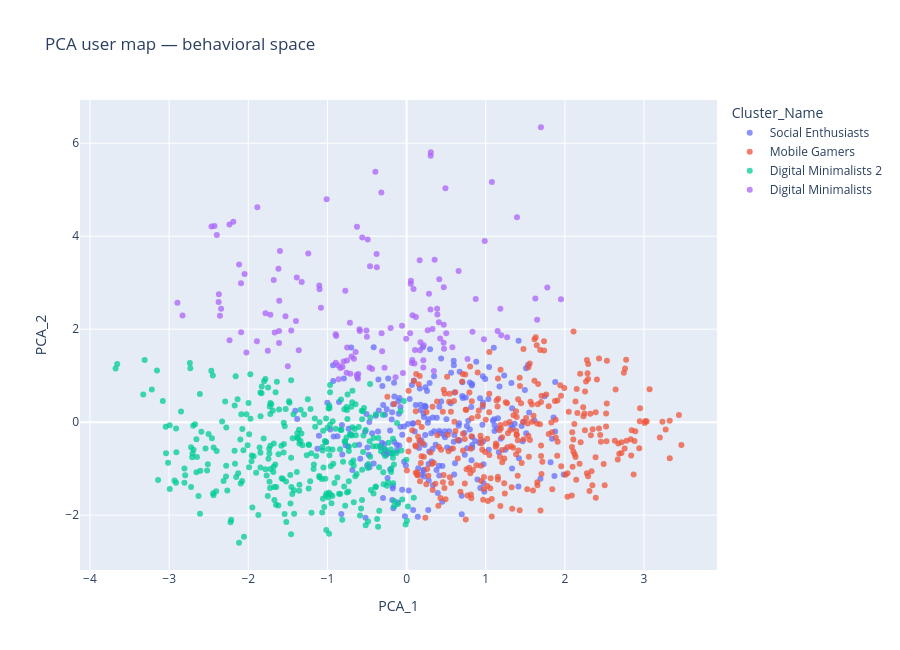

This figure's notebook cell:
### Code cell
# PCA user map
title("PCA user map")
pca = PCA(n_components=2, random_state=42)
pts = pca.fit_transform(X_scaled)
df["PCA_1"] = pts[:, 0]
df["PCA_2"] = pts[:, 1]
print(f"PCA 1 variance: {pca.explained_variance_ratio_[0]*100:.2f}%")
print(f"PCA 2 variance: {pca.explained_variance_ratio_[1]*100:.2f}%")
fig = px.scatter(df, x="PCA_1", y="PCA_2", color="Cluster_Name", opacity=0.75, hover_data=["Age", "Gender", "Location", "Daily_Screen_Time_Hours"], title="PCA user map — behavioral space")
fig.update_layout(height=650)
fig.show()

### Figure 1 — Plotly figure (JSON) as saved in the notebook; plotly's stock layout.template omitted (floating-point values rounded to 4 significant figures; data arrays with more than 128 entries replaced by an {"elided": "..."} marker saying what was removed)
{"data": [{"customdata": {"elided": "239x4 mixed values"}, "hovertemplate": "Cluster_Name=Social Enthusiasts<br>PCA_1=%{x}<br>PCA_2=%{y}<br>Age=%{customdata[0]}<br>Gender=%{customdata[1]}<br>Location=%{customdata[2]}<br>Daily_Screen_Time_Hours=%{customdata[3]}<extra></extra>", "legendgroup": "Social Enthusiasts", "marker": {"color": "#636efa", "opacity": 0.75, "symbol": "circle"}, "mode": "markers", "name": "Social Enthusiasts", "orientation": "v", "showlegend": true, "type": "scatter", "x": {"elided": "239 float values"}, "xaxis": "x", "y": {"elided": "239 float values"}, "yaxis": "y"}, {"customdata": {"elided": "303x4 mixed values"}, "hovertemplate": "Cluster_Name=Mobile Gamers<br>PCA_1=%{x}<br>PCA_2=%{y}<br>Age=%{customdata[0]}<br>Gender=%{customdata[1]}<br>Location=%{customdata[2]}<br>Daily_Screen_Time_Hours=%{customdata[3]}<extra></extra>", "legendgroup": "Mobile Gamers", "marker": {"color": "#EF553B", "opacity": 0.75, "symbol": "circle"}, "mode": "markers", "name": "Mobile Gamers", "orientation": "v", "showlegend": true, "type": "scatter", "x": {"elided": "303 float values"}, "xaxis": "x", "y": {"elided": "303 float values"}, "yaxis": "y"}, {"customdata": {"elided": "322x4 mixed values"}, "hovertemplate": "Cluster_Name=Digital Minimalists 2<br>PCA_1=%{x}<br>PCA_2=%{y}<br>Age=%{customdata[0]}<br>Gender=%{customdata[1]}<br>Location=%{customdata[2]}<br>Daily_Screen_Time_Hours=%{customdata[3]}<extra></extra>", "legendgroup": "Digital Minimalists 2", "marker": {"color": "#00cc96", "opacity": 0.75, "symbol": "circle"}, "mode": "markers", "name": "Digital Minimalists 2", "orientation": "v", "showlegend": true, "type": "scatter", "x": {"elided": "322 float values"}, "xaxis": "x", "y": {"elided": "322 float values"}, "yaxis": "y"}, {"customdata": {"elided": "136x4 mixed values"}, "hovertemplate": "Cluster_Name=Digital Minimalists<br>PCA_1=%{x}<br>PCA_2=%{y}<br>Age=%{customdata[0]}<br>Gender=%{customdata[1]}<br>Location=%{customdata[2]}<br>Daily_Screen_Time_Hours=%{customdata[3]}<extra></extra>", "legendgroup": "Digital Minimalists", "marker": {"color": "#ab63fa", "opacity": 0.75, "symbol": "circle"}, "mode": "markers", "name": "Digital Minimalists", "orientation": "v", "showlegend": true, "type": "scatter", "x": {"elided": "136 float values"}, "xaxis": "x", "y": {"elided": "136 float values"}, "yaxis": "y"}], "layout": {"height": 650, "legend": {"title": {"text": "Cluster_Name"}, "tracegroupgap": 0}, "title": {"text": "PCA user map — behavioral space"}, "xaxis": {"anchor": "y", "domain": [0, 1], "title": {"text": "PCA_1"}}, "yaxis": {"anchor": "x", "domain": [0, 1], "title": {"text": "PCA_2"}}}}
